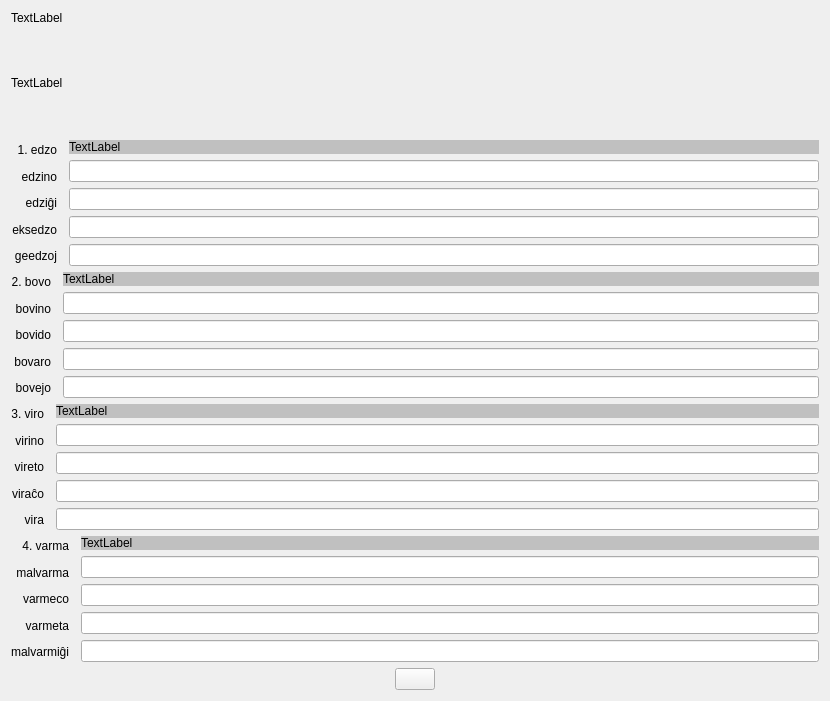
         <widget class="QWidget" name="scrollAreaWidgetContents_7">
          <property name="geometry">
           <rect>
            <x>0</x>
            <y>0</y>
            <width>830</width>
            <height>701</height>
           </rect>
          </property>
          <layout class="QVBoxLayout" name="verticalLayout_28">
           <item>
            <widget class="titolo" name="Lec09_Label86">
             <property name="sizePolicy">
              <sizepolicy hsizetype="Preferred" vsizetype="Maximum">
               <horstretch>0</horstretch>
               <verstretch>0</verstretch>
              </sizepolicy>
             </property>
             <property name="text">
              <string>TextLabel</string>
             </property>
            </widget>
           </item>
           <item>
            <widget class="QLabel" name="Lec09_Label91">
             <property name="sizePolicy">
              <sizepolicy hsizetype="Preferred" vsizetype="Preferred">
               <horstretch>0</horstretch>
               <verstretch>0</verstretch>
              </sizepolicy>
             </property>
             <property name="text">
              <string>TextLabel</string>
             </property>
             <property name="wordWrap">
              <bool>true</bool>
             </property>
            </widget>
           </item>
           <item>
            <layout class="QHBoxLayout" name="horizontalLayout_10">
             <item>
              <layout class="QVBoxLayout" name="verticalLayout_27">
               <property name="rightMargin">
                <number>6</number>
               </property>
               <item>
                <widget class="QLabel" name="label_12">
                 <property name="sizePolicy">
                  <sizepolicy hsizetype="Preferred" vsizetype="Preferred">
                   <horstretch>0</horstretch>
                   <verstretch>0</verstretch>
                  </sizepolicy>
                 </property>
                 <property name="text">
                  <string>1. edzo</string>
                 </property>
                 <property name="alignment">
                  <set>Qt::AlignRight|Qt::AlignTrailing|Qt::AlignVCenter</set>
                 </property>
                 <property name="indent">
                  <number>0</number>
                 </property>
                </widget>
               </item>
               <item>
                <widget class="QLabel" name="label_13">
                 <property name="text">
                  <string>   edzino</string>
                 </property>
                 <property name="alignment">
                  <set>Qt::AlignRight|Qt::AlignTrailing|Qt::AlignVCenter</set>
                 </property>
                 <property name="indent">
                  <number>0</number>
                 </property>
                 <property name="buddy">
                  <cstring>lineEdit_2</cstring>
                 </property>
                </widget>
               </item>
               <item>
                <widget class="QLabel" name="label_14">
                 <property name="text">
                  <string>    edziĝi</string>
                 </property>
                 <property name="alignment">
                  <set>Qt::AlignRight|Qt::AlignTrailing|Qt::AlignVCenter</set>
                 </property>
                 <property name="indent">
                  <number>0</number>
                 </property>
                 <property name="buddy">
                  <cstring>lineEdit_3</cstring>
                 </property>
                </widget>
               </item>
               <item>
                <widget class="QLabel" name="label_15">
                 <property name="text">
                  <string>eksedzo</string>
                 </property>
                 <property name="alignment">
                  <set>Qt::AlignRight|Qt::AlignTrailing|Qt::AlignVCenter</set>
                 </property>
                 <property name="indent">
                  <number>0</number>
                 </property>
                 <property name="buddy">
                  <cstring>lineEdit_4</cstring>
                 </property>
                </widget>
               </item>
               <item>
                <widget class="QLabel" name="label_16">
                 <property name="text">
                  <string> geedzoj</string>
                 </property>
                 <property name="alignment">
                  <set>Qt::AlignRight|Qt::AlignTrailing|Qt::AlignVCenter</set>
                 </property>
                 <property name="indent">
                  <number>0</number>
                 </property>
                 <property name="buddy">
                  <cstring>lineEdit_5</cstring>
                 </property>
                </widget>
               </item>
              </layout>
             </item>
             <item>
              <layout class="QVBoxLayout" name="verticalLayout_22">
               <item>
                <widget class="QLabel" name="Lec09_Label87">
                 <property name="sizePolicy">
                  <sizepolicy hsizetype="Preferred" vsizetype="Maximum">
                   <horstretch>0</horstretch>
                   <verstretch>0</verstretch>
                  </sizepolicy>
                 </property>
                 <property name="styleSheet">
                  <string notr="true">background: silver;</string>
                 </property>
                 <property name="text">
                  <string>TextLabel</string>
                 </property>
                 <property name="margin">
                  <number>3</number>
                 </property>
                </widget>
               </item>
               <item>
                <widget class="QLineEdit" name="lineEdit_2">
                 <property name="sizePolicy">
                  <sizepolicy hsizetype="Expanding" vsizetype="Preferred">
                   <horstretch>0</horstretch>
                   <verstretch>0</verstretch>
                  </sizepolicy>
                 </property>
                 <property name="lingvo" stdset="0">
                  <string>traduko</string>
                 </property>
                </widget>
               </item>
               <item>
                <widget class="QLineEdit" name="lineEdit_3">
                 <property name="sizePolicy">
                  <sizepolicy hsizetype="Expanding" vsizetype="Preferred">
                   <horstretch>0</horstretch>
                   <verstretch>0</verstretch>
                  </sizepolicy>
                 </property>
                 <property name="lingvo" stdset="0">
                  <string>traduko</string>
                 </property>
                </widget>
               </item>
               <item>
                <widget class="QLineEdit" name="lineEdit_4">
                 <property name="sizePolicy">
                  <sizepolicy hsizetype="Expanding" vsizetype="Preferred">
                   <horstretch>0</horstretch>
                   <verstretch>0</verstretch>
                  </sizepolicy>
                 </property>
                 <property name="lingvo" stdset="0">
                  <string>traduko</string>
                 </property>
                </widget>
               </item>
               <item>
                <widget class="QLineEdit" name="lineEdit_5">
                 <property name="sizePolicy">
                  <sizepolicy hsizetype="Expanding" vsizetype="Preferred">
                   <horstretch>0</horstretch>
                   <verstretch>0</verstretch>
                  </sizepolicy>
                 </property>
                 <property name="lingvo" stdset="0">
                  <string>traduko</string>
                 </property>
                </widget>
               </item>
              </layout>
             </item>
            </layout>
           </item>
           <item>
            <layout class="QHBoxLayout" name="horizontalLayout_12">
             <item>
              <layout class="QVBoxLayout" name="verticalLayout_21">
               <property name="rightMargin">
                <number>6</number>
               </property>
               <item>
                <widget class="QLabel" name="label_24">
                 <property name="sizePolicy">
                  <sizepolicy hsizetype="Preferred" vsizetype="Preferred">
                   <horstretch>0</horstretch>
                   <verstretch>0</verstretch>
                  </sizepolicy>
                 </property>
                 <property name="text">
                  <string>2. bovo</string>
                 </property>
                 <property name="alignment">
                  <set>Qt::AlignRight|Qt::AlignTrailing|Qt::AlignVCenter</set>
                 </property>
                 <property name="indent">
                  <number>0</number>
                 </property>
                </widget>
               </item>
               <item>
                <widget class="QLabel" name="label_25">
                 <property name="text">
                  <string> bovino</string>
                 </property>
                 <property name="alignment">
                  <set>Qt::AlignRight|Qt::AlignTrailing|Qt::AlignVCenter</set>
                 </property>
                 <property name="indent">
                  <number>0</number>
                 </property>
                 <property name="buddy">
                  <cstring>lineEdit_10</cstring>
                 </property>
                </widget>
               </item>
               <item>
                <widget class="QLabel" name="label_26">
                 <property name="text">
                  <string> bovido</string>
                 </property>
                 <property name="alignment">
                  <set>Qt::AlignRight|Qt::AlignTrailing|Qt::AlignVCenter</set>
                 </property>
                 <property name="indent">
                  <number>0</number>
                 </property>
                 <property name="buddy">
                  <cstring>lineEdit_11</cstring>
                 </property>
                </widget>
               </item>
               <item>
                <widget class="QLabel" name="label_27">
                 <property name="text">
                  <string>bovaro</string>
                 </property>
                 <property name="alignment">
                  <set>Qt::AlignRight|Qt::AlignTrailing|Qt::AlignVCenter</set>
                 </property>
                 <property name="indent">
                  <number>0</number>
                 </property>
                 <property name="buddy">
                  <cstring>lineEdit_12</cstring>
                 </property>
                </widget>
               </item>
               <item>
                <widget class="QLabel" name="label_28">
                 <property name="text">
                  <string> bovejo</string>
                 </property>
                 <property name="alignment">
                  <set>Qt::AlignRight|Qt::AlignTrailing|Qt::AlignVCenter</set>
                 </property>
                 <property name="indent">
                  <number>0</number>
                 </property>
                 <property name="buddy">
                  <cstring>lineEdit_13</cstring>
                 </property>
                </widget>
               </item>
              </layout>
             </item>
             <item>
              <layout class="QVBoxLayout" name="verticalLayout_13">
               <item>
                <widget class="QLabel" name="Lec09_Label89">
                 <property name="sizePolicy">
                  <sizepolicy hsizetype="Preferred" vsizetype="Maximum">
                   <horstretch>0</horstretch>
                   <verstretch>0</verstretch>
                  </sizepolicy>
                 </property>
                 <property name="styleSheet">
                  <string notr="true">background: silver;</string>
                 </property>
                 <property name="text">
                  <string>TextLabel</string>
                 </property>
                 <property name="margin">
                  <number>3</number>
                 </property>
                </widget>
               </item>
               <item>
                <widget class="QLineEdit" name="lineEdit_10">
                 <property name="sizePolicy">
                  <sizepolicy hsizetype="Expanding" vsizetype="Preferred">
                   <horstretch>0</horstretch>
                   <verstretch>0</verstretch>
                  </sizepolicy>
                 </property>
                 <property name="lingvo" stdset="0">
                  <string>traduko</string>
                 </property>
                </widget>
               </item>
               <item>
                <widget class="QLineEdit" name="lineEdit_11">
                 <property name="sizePolicy">
                  <sizepolicy hsizetype="Expanding" vsizetype="Preferred">
                   <horstretch>0</horstretch>
                   <verstretch>0</verstretch>
                  </sizepolicy>
                 </property>
                 <property name="lingvo" stdset="0">
                  <string>traduko</string>
                 </property>
                </widget>
               </item>
               <item>
                <widget class="QLineEdit" name="lineEdit_12">
                 <property name="sizePolicy">
                  <sizepolicy hsizetype="Expanding" vsizetype="Preferred">
                   <horstretch>0</horstretch>
                   <verstretch>0</verstretch>
                  </sizepolicy>
                 </property>
                 <property name="lingvo" stdset="0">
                  <string>traduko</string>
                 </property>
                </widget>
               </item>
               <item>
                <widget class="QLineEdit" name="lineEdit_13">
                 <property name="sizePolicy">
                  <sizepolicy hsizetype="Expanding" vsizetype="Preferred">
                   <horstretch>0</horstretch>
                   <verstretch>0</verstretch>
                  </sizepolicy>
                 </property>
                 <property name="lingvo" stdset="0">
                  <string>traduko</string>
                 </property>
                </widget>
               </item>
              </layout>
             </item>
            </layout>
           </item>
           <item>
            <layout class="QHBoxLayout" name="horizontalLayout_11">
             <item>
              <layout class="QVBoxLayout" name="verticalLayout_10">
               <property name="rightMargin">
                <number>6</number>
               </property>
               <item>
                <widget class="QLabel" name="label_18">
                 <property name="sizePolicy">
                  <sizepolicy hsizetype="Preferred" vsizetype="Preferred">
                   <horstretch>0</horstretch>
                   <verstretch>0</verstretch>
                  </sizepolicy>
                 </property>
                 <property name="text">
                  <string>3. viro</string>
                 </property>
                 <property name="alignment">
                  <set>Qt::AlignRight|Qt::AlignTrailing|Qt::AlignVCenter</set>
                 </property>
                 <property name="margin">
                  <number>0</number>
                 </property>
                 <property name="indent">
                  <number>0</number>
                 </property>
                </widget>
               </item>
               <item>
                <widget class="QLabel" name="label_19">
                 <property name="text">
                  <string>virino</string>
                 </property>
                 <property name="alignment">
                  <set>Qt::AlignRight|Qt::AlignTrailing|Qt::AlignVCenter</set>
                 </property>
                 <property name="margin">
                  <number>0</number>
                 </property>
                 <property name="indent">
                  <number>0</number>
                 </property>
                 <property name="buddy">
                  <cstring>lineEdit_6</cstring>
                 </property>
                </widget>
               </item>
               <item>
                <widget class="QLabel" name="label_20">
                 <property name="text">
                  <string>vireto</string>
                 </property>
                 <property name="alignment">
                  <set>Qt::AlignRight|Qt::AlignTrailing|Qt::AlignVCenter</set>
                 </property>
                 <property name="margin">
                  <number>0</number>
                 </property>
                 <property name="indent">
                  <number>0</number>
                 </property>
                 <property name="buddy">
                  <cstring>lineEdit_7</cstring>
                 </property>
                </widget>
               </item>
               <item>
                <widget class="QLabel" name="label_21">
                 <property name="text">
                  <string>viraĉo</string>
                 </property>
                 <property name="alignment">
                  <set>Qt::AlignRight|Qt::AlignTrailing|Qt::AlignVCenter</set>
                 </property>
                 <property name="margin">
                  <number>0</number>
                 </property>
                 <property name="indent">
                  <number>0</number>
                 </property>
                 <property name="buddy">
                  <cstring>lineEdit_8</cstring>
                 </property>
                </widget>
               </item>
               <item>
                <widget class="QLabel" name="label_22">
                 <property name="text">
                  <string>vira</string>
                 </property>
                 <property name="alignment">
                  <set>Qt::AlignRight|Qt::AlignTrailing|Qt::AlignVCenter</set>
                 </property>
                 <property name="margin">
                  <number>0</number>
                 </property>
                 <property name="indent">
                  <number>0</number>
                 </property>
                 <property name="buddy">
                  <cstring>lineEdit_9</cstring>
                 </property>
                </widget>
               </item>
              </layout>
             </item>
             <item>
              <layout class="QVBoxLayout" name="verticalLayout_9">
               <item>
                <widget class="QLabel" name="Lec09_Label88">
                 <property name="sizePolicy">
                  <sizepolicy hsizetype="Preferred" vsizetype="Maximum">
                   <horstretch>0</horstretch>
                   <verstretch>0</verstretch>
                  </sizepolicy>
                 </property>
                 <property name="styleSheet">
                  <string notr="true">background: silver;</string>
                 </property>
                 <property name="text">
                  <string>TextLabel</string>
                 </property>
                 <property name="margin">
                  <number>3</number>
                 </property>
                </widget>
               </item>
               <item>
                <widget class="QLineEdit" name="lineEdit_6">
                 <property name="sizePolicy">
                  <sizepolicy hsizetype="Expanding" vsizetype="Preferred">
                   <horstretch>0</horstretch>
                   <verstretch>0</verstretch>
                  </sizepolicy>
                 </property>
                 <property name="lingvo" stdset="0">
                  <string>traduko</string>
                 </property>
                </widget>
               </item>
               <item>
                <widget class="QLineEdit" name="lineEdit_7">
                 <property name="sizePolicy">
                  <sizepolicy hsizetype="Expanding" vsizetype="Preferred">
                   <horstretch>0</horstretch>
                   <verstretch>0</verstretch>
                  </sizepolicy>
                 </property>
                 <property name="lingvo" stdset="0">
                  <string>traduko</string>
                 </property>
                </widget>
               </item>
               <item>
                <widget class="QLineEdit" name="lineEdit_8">
                 <property name="sizePolicy">
                  <sizepolicy hsizetype="Expanding" vsizetype="Preferred">
                   <horstretch>0</horstretch>
                   <verstretch>0</verstretch>
                  </sizepolicy>
                 </property>
                 <property name="lingvo" stdset="0">
                  <string>traduko</string>
                 </property>
                </widget>
               </item>
               <item>
                <widget class="QLineEdit" name="lineEdit_9">
                 <property name="sizePolicy">
                  <sizepolicy hsizetype="Expanding" vsizetype="Preferred">
                   <horstretch>0</horstretch>
                   <verstretch>0</verstretch>
                  </sizepolicy>
                 </property>
                 <property name="lingvo" stdset="0">
                  <string>traduko</string>
                 </property>
                </widget>
               </item>
              </layout>
             </item>
            </layout>
           </item>
           <item>
            <layout class="QHBoxLayout" name="horizontalLayout_13">
             <item>
              <layout class="QVBoxLayout" name="verticalLayout_11">
               <property name="rightMargin">
                <number>6</number>
               </property>
               <item>
                <widget class="QLabel" name="label_30">
                 <property name="sizePolicy">
                  <sizepolicy hsizetype="Preferred" vsizetype="Preferred">
                   <horstretch>0</horstretch>
                   <verstretch>0</verstretch>
                  </sizepolicy>
                 </property>
                 <property name="text">
                  <string>4. varma</string>
                 </property>
                 <property name="alignment">
                  <set>Qt::AlignRight|Qt::AlignTrailing|Qt::AlignVCenter</set>
                 </property>
                 <property name="margin">
                  <number>0</number>
                 </property>
                 <property name="indent">
                  <number>0</number>
                 </property>
                </widget>
               </item>
               <item>
                <widget class="QLabel" name="label_31">
                 <property name="text">
                  <string> malvarma</string>
                 </property>
                 <property name="alignment">
                  <set>Qt::AlignRight|Qt::AlignTrailing|Qt::AlignVCenter</set>
                 </property>
                 <property name="margin">
                  <number>0</number>
                 </property>
                 <property name="indent">
                  <number>0</number>
                 </property>
                 <property name="buddy">
                  <cstring>lineEdit_14</cstring>
                 </property>
                </widget>
               </item>
               <item>
                <widget class="QLabel" name="label_32">
                 <property name="text">
                  <string>varmeco</string>
                 </property>
                 <property name="alignment">
                  <set>Qt::AlignRight|Qt::AlignTrailing|Qt::AlignVCenter</set>
                 </property>
                 <property name="margin">
                  <number>0</number>
                 </property>
                 <property name="indent">
                  <number>0</number>
                 </property>
                 <property name="buddy">
                  <cstring>lineEdit_15</cstring>
                 </property>
                </widget>
               </item>
               <item>
                <widget class="QLabel" name="label_33">
                 <property name="text">
                  <string>varmeta</string>
                 </property>
                 <property name="alignment">
                  <set>Qt::AlignRight|Qt::AlignTrailing|Qt::AlignVCenter</set>
                 </property>
                 <property name="margin">
                  <number>0</number>
                 </property>
                 <property name="indent">
                  <number>0</number>
                 </property>
                 <property name="buddy">
                  <cstring>lineEdit_16</cstring>
                 </property>
                </widget>
               </item>
               <item>
                <widget class="QLabel" name="label_34">
                 <property name="text">
                  <string>malvarmiĝi</string>
                 </property>
                 <property name="alignment">
                  <set>Qt::AlignRight|Qt::AlignTrailing|Qt::AlignVCenter</set>
                 </property>
                 <property name="margin">
                  <number>0</number>
                 </property>
                 <property name="indent">
                  <number>0</number>
                 </property>
                 <property name="buddy">
                  <cstring>lineEdit_17</cstring>
                 </property>
                </widget>
               </item>
              </layout>
             </item>
             <item>
              <layout class="QVBoxLayout" name="verticalLayout_12">
               <item>
                <widget class="QLabel" name="Lec09_Label90">
                 <property name="sizePolicy">
                  <sizepolicy hsizetype="Preferred" vsizetype="Maximum">
                   <horstretch>0</horstretch>
                   <verstretch>0</verstretch>
                  </sizepolicy>
                 </property>
                 <property name="styleSheet">
                  <string notr="true">background: silver;</string>
                 </property>
                 <property name="text">
                  <string>TextLabel</string>
                 </property>
                 <property name="margin">
                  <number>3</number>
                 </property>
                </widget>
               </item>
               <item>
                <widget class="cx_edit" name="lineEdit_14">
                 <property name="sizePolicy">
                  <sizepolicy hsizetype="Expanding" vsizetype="Preferred">
                   <horstretch>0</horstretch>
                   <verstretch>0</verstretch>
                  </sizepolicy>
                 </property>
                 <property name="lingvo" stdset="0">
                  <string>traduko</string>
                 </property>
                </widget>
               </item>
               <item>
                <widget class="cx_edit" name="lineEdit_15">
                 <property name="sizePolicy">
                  <sizepolicy hsizetype="Expanding" vsizetype="Preferred">
                   <horstretch>0</horstretch>
                   <verstretch>0</verstretch>
                  </sizepolicy>
                 </property>
                 <property name="lingvo" stdset="0">
                  <string>traduko</string>
                 </property>
                </widget>
               </item>
               <item>
                <widget class="cx_edit" name="lineEdit_16">
                 <property name="sizePolicy">
                  <sizepolicy hsizetype="Expanding" vsizetype="Preferred">
                   <horstretch>0</horstretch>
                   <verstretch>0</verstretch>
                  </sizepolicy>
                 </property>
                 <property name="lingvo" stdset="0">
                  <string>traduko</string>
                 </property>
                </widget>
               </item>
               <item>
                <widget class="cx_edit" name="lineEdit_17">
                 <property name="sizePolicy">
                  <sizepolicy hsizetype="Expanding" vsizetype="Preferred">
                   <horstretch>0</horstretch>
                   <verstretch>0</verstretch>
                  </sizepolicy>
                 </property>
                 <property name="lingvo" stdset="0">
                  <string>traduko</string>
                 </property>
                </widget>
               </item>
              </layout>
             </item>
            </layout>
           </item>
           <item alignment="Qt::AlignHCenter">
            <widget class="sendas_butono" name="pushButton">
             <property name="text">
              <string/>
             </property>
            </widget>
           </item>
          </layout>
         </widget>
